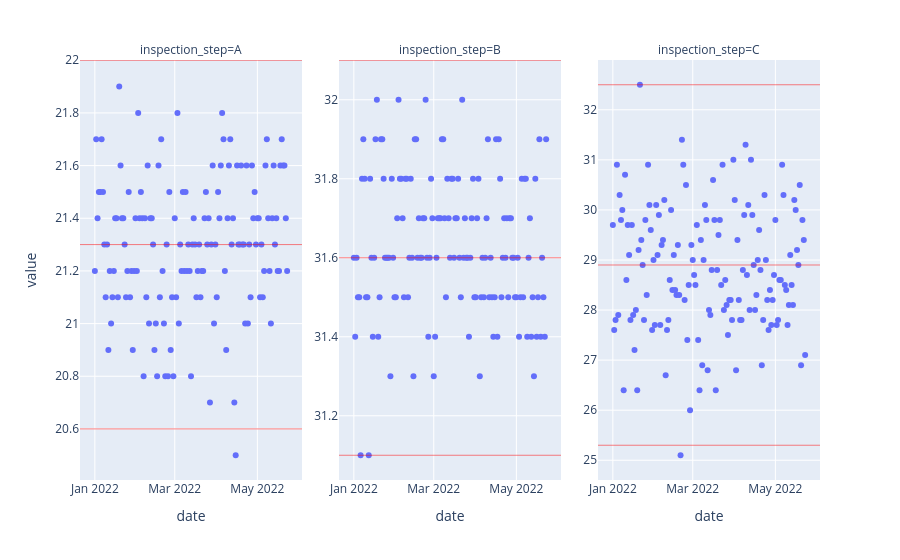

This figure's notebook cell:
### Code cell
#Plotly에서의 활용
df = pd.read_csv('./data/product_inspection.csv')
df['date'] = pd.to_datetime(df['date'])

fig = px.scatter(df, x='date', y='value', facet_col='inspection_step')
print(fig.layout.annotations)

#For 문을 이용한 plotly에서의 facet mapping
fig = px.scatter(df, x='date', y='value', facet_col='inspection_step', facet_col_spacing=0.05)

for idx in range(df['inspection_step'].nunique()):
    step = fig.layout.annotations[idx].text.split('=')[1]
    fig.add_hline(
        y=df.query('inspection_step == @step')['lower_spec'].iloc[-1],
        line_color='red', line_width=0.5, row=1, col=idx+1
    )
    fig.add_hline(
        y=df.query('inspection_step == @step')['upper_spec'].iloc[-1],
        line_color='red', line_width=0.5, row=1, col=idx+1
    )
    fig.add_hline(
        y=df.query('inspection_step == @step')['target'].iloc[-1],
        line_color='red', line_width=0.5, row=1, col=idx+1
    )

fig.update_yaxes(matches=None)
fig.update_yaxes(showticklabels=True)
fig.show()

### Figure 1 — Plotly figure (JSON) as saved in the notebook; plotly's stock layout.template omitted (floating-point values rounded to 4 significant figures; data arrays with more than 128 entries replaced by an {"elided": "..."} marker saying what was removed)
{"data": [{"hovertemplate": "inspection_step=A<br>date=%{x}<br>value=%{y}<extra></extra>", "legendgroup": "", "marker": {"color": "#636efa", "symbol": "circle"}, "mode": "markers", "name": "", "orientation": "v", "showlegend": false, "type": "scatter", "x": {"elided": "143 str values"}, "xaxis": "x", "y": {"elided": "143 float values"}, "yaxis": "y"}, {"hovertemplate": "inspection_step=B<br>date=%{x}<br>value=%{y}<extra></extra>", "legendgroup": "", "marker": {"color": "#636efa", "symbol": "circle"}, "mode": "markers", "name": "", "orientation": "v", "showlegend": false, "type": "scatter", "x": {"elided": "143 str values"}, "xaxis": "x2", "y": {"elided": "143 float values"}, "yaxis": "y2"}, {"hovertemplate": "inspection_step=C<br>date=%{x}<br>value=%{y}<extra></extra>", "legendgroup": "", "marker": {"color": "#636efa", "symbol": "circle"}, "mode": "markers", "name": "", "orientation": "v", "showlegend": false, "type": "scatter", "x": {"elided": "143 str values"}, "xaxis": "x3", "y": {"elided": "143 float values"}, "yaxis": "y3"}], "layout": {"annotations": [{"showarrow": false, "text": "inspection_step=A", "x": 0.15, "xanchor": "center", "xref": "paper", "y": 1, "yanchor": "bottom", "yref": "paper"}, {"showarrow": false, "text": "inspection_step=B", "x": 0.5, "xanchor": "center", "xref": "paper", "y": 1, "yanchor": "bottom", "yref": "paper"}, {"showarrow": false, "text": "inspection_step=C", "x": 0.85, "xanchor": "center", "xref": "paper", "y": 1, "yanchor": "bottom", "yref": "paper"}], "legend": {"tracegroupgap": 0}, "margin": {"t": 60}, "shapes": [{"line": {"color": "red", "width": 0.5}, "type": "line", "x0": 0, "x1": 1, "xref": "x domain", "y0": 20.6, "y1": 20.6, "yref": "y"}, {"line": {"color": "red", "width": 0.5}, "type": "line", "x0": 0, "x1": 1, "xref": "x domain", "y0": 22, "y1": 22, "yref": "y"}, {"line": {"color": "red", "width": 0.5}, "type": "line", "x0": 0, "x1": 1, "xref": "x domain", "y0": 21.3, "y1": 21.3, "yref": "y"}, {"line": {"color": "red", "width": 0.5}, "type": "line", "x0": 0, "x1": 1, "xref": "x2 domain", "y0": 31.1, "y1": 31.1, "yref": "y2"}, {"line": {"color": "red", "width": 0.5}, "type": "line", "x0": 0, "x1": 1, "xref": "x2 domain", "y0": 32.1, "y1": 32.1, "yref": "y2"}, {"line": {"color": "red", "width": 0.5}, "type": "line", "x0": 0, "x1": 1, "xref": "x2 domain", "y0": 31.6, "y1": 31.6, "yref": "y2"}, {"line": {"color": "red", "width": 0.5}, "type": "line", "x0": 0, "x1": 1, "xref": "x3 domain", "y0": 25.3, "y1": 25.3, "yref": "y3"}, {"line": {"color": "red", "width": 0.5}, "type": "line", "x0": 0, "x1": 1, "xref": "x3 domain", "y0": 32.5, "y1": 32.5, "yref": "y3"}, {"line": {"color": "red", "width": 0.5}, "type": "line", "x0": 0, "x1": 1, "xref": "x3 domain", "y0": 28.9, "y1": 28.9, "yref": "y3"}], "xaxis": {"anchor": "y", "domain": [0, 0.3], "title": {"text": "date"}}, "xaxis2": {"anchor": "y2", "domain": [0.35, 0.65], "matches": "x", "title": {"text": "date"}}, "xaxis3": {"anchor": "y3", "domain": [0.7, 1], "matches": "x", "title": {"text": "date"}}, "yaxis": {"anchor": "x", "domain": [0, 1], "showticklabels": true, "title": {"text": "value"}}, "yaxis2": {"anchor": "x2", "domain": [0, 1], "showticklabels": true}, "yaxis3": {"anchor": "x3", "domain": [0, 1], "showticklabels": true}}}
